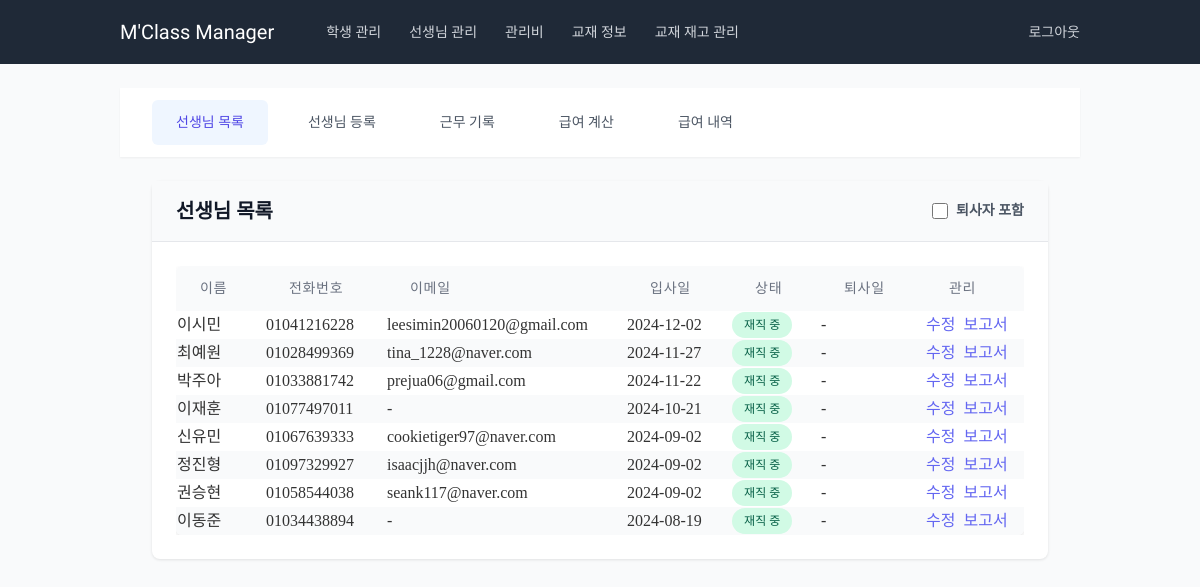
Before: /teachers/ (signed in) with the older database file.
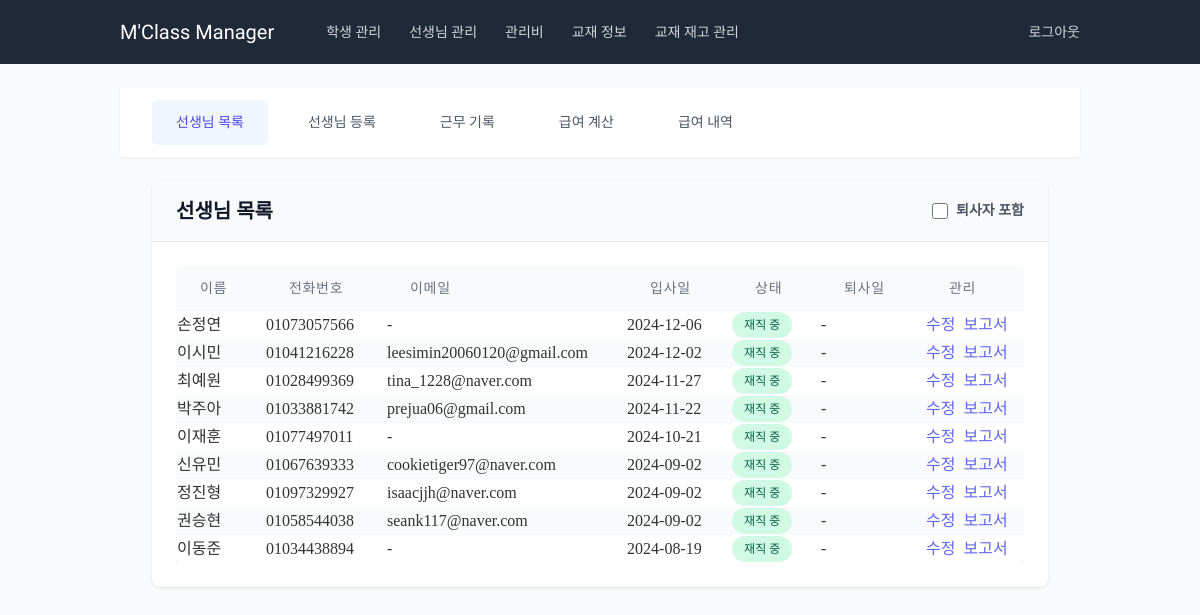
After: the same page with the newer database file.
### teachers/models.py (models this page shows, shortened)
class Teacher(models.Model):
    GENDER_CHOICES = [
        ('M', '남'),
        ('F', '여'),
    ]
    name = models.CharField(max_length=100, verbose_name='이름')
    phone_number = models.CharField(
        max_length=11,
        validators=[validate_phone_number],
        blank=True,
        null=True,
        verbose_name='전화번호'
    )
    email = models.EmailField(blank=True, null=True, verbose_name='이메일')
    gender = models.CharField(max_length=1, choices=GENDER_CHOICES, blank=True, null=True, verbose_name='성별')
    hire_date = models.DateField(blank=True, null=True, verbose_name='입사일')
    resignation_date = models.DateField(null=True, blank=True, verbose_name='퇴사일')
    bank = models.ForeignKey('common.Bank', on_delete=models.SET_NULL, blank=True, null=True, verbose_name='거래은행')
    account_number = models.CharField(max_length=20, blank=True, null=True, verbose_name='급여계좌')
    base_salary = models.IntegerField(blank=True, null=True, verbose_name='급여기준', default=15000)
    additional_salary = models.IntegerField(blank=True, null=True, verbose_name='추가급여', default=0)
    other_info = models.TextField(blank=True, null=True, verbose_name='기타')
    is_active = models.BooleanField(default=True, verbose_name="재직 중")
    extra_field1 = models.CharField(max_length=100, blank=True, null=True, verbose_name='예비1')
    extra_field2 = models.CharField(max_length=100, blank=True, null=True, verbose_name='예비2')
    extra_field3 = models.CharField(max_length=100, blank=True, null=True, verbose_name='예비3')
    extra_field4 = models.CharField(max_length=100, blank=True, null=True, verbose_name='예비4')
    class Meta:
        verbose_name = '교사'
        verbose_name_plural = '교사'

### teachers/views.py (the view)
# urls.py: path('', views.TeacherListView.as_view(), name='teacher_list'),
class TeacherListView(LoginRequiredMixin, ListView):
    model = Teacher
    template_name = 'teachers/teacher_list.html'
    context_object_name = 'teachers'
    def get_queryset(self):
        queryset = Teacher.objects.all()
        show_inactive = self.request.GET.get('show_inactive') == 'on'
        if not show_inactive:
            queryset = queryset.filter(is_active=True)
        active_teachers = queryset.filter(is_active=True).order_by('-hire_date')
        inactive_teachers = queryset.filter(is_active=False).order_by('-resignation_date') # 퇴사 날짜 기준으로 역순 정렬
        return active_teachers, inactive_teachers
    def get_context_data(self, **kwargs):
        context = super().get_context_data(**kwargs)
        context['show_inactive'] = self.request.GET.get('show_inactive') == 'on'
        context['active_teachers'], context['inactive_teachers'] = self.get_queryset()
        return context

### teachers/templates/teachers/teacher_list.html (shortened to what this page needs)
{% extends 'teachers/base_teachers.html' %}
{% block teacher_content %}
<div class="content-card">
    <div class="card-header">
        <div class="flex items-center justify-between">
            <h1 class="text-xl font-semibold text-gray-900">선생님 목록</h1>
            <div class="flex items-center space-x-4">
                <form method="get" class="flex items-center">
                    <label class="inline-flex items-center">
                        <input type="checkbox" name="show_inactive"
                               class="form-checkbox h-4 w-4 text-indigo-600"
                               onchange="this.form.submit()">
                        <span class="ml-2 text-sm text-gray-600">퇴사자 포함</span>
                    </label>
                </form>
            </div>
        </div>
    </div>
    <div class="card-body">
        <div class="overflow-x-auto">
            <table class="content-table">
                <thead>
                    <tr>
                        <th>이름</th>
                        <th>전화번호</th>
                        <th>이메일</th>
                        <th>입사일</th>
                        <th>상태</th>
                        <th>퇴사일</th>
                        <th>관리</th>
                    </tr>
                </thead>
                <tbody>
                    {% if active_teachers %}
                        {% for teacher in active_teachers %}
                        <tr>
                            <td>
                                {{ teacher.name }}
                            </td>
                            <td>{{ teacher.phone_number|default:"-" }}</td>
                            <td>{{ teacher.email|default:"-" }}</td>
                            <td>{{ teacher.hire_date|date:"Y-m-d" }}</td>
                            <td>
                                <span class="status-badge status-badge-success">
                                    재직 중
                                </span>
                            </td>
                            <td>-</td>
                            <td>
                                <div class="flex space-x-2">
                                    <a href="{% url 'teachers:teacher_update' teacher.pk %}"
                                       class="link-primary">수정</a>
                                    <a href="{% url 'teachers:teacher_pdf_report' teacher.pk %}"
                                       class="link-primary" target="_blank">보고서</a>
                                </div>
                            </td>
                        </tr>
                        {% endfor %}
                    {% endif %}
                </tbody>
            </table>
        </div>
    </div>
</div>
{% endblock %}

Changed rows visible on the page:
added Teacher: name "손정연", phone_number "01073057566", email "-", hire_date "2024-12-06"
